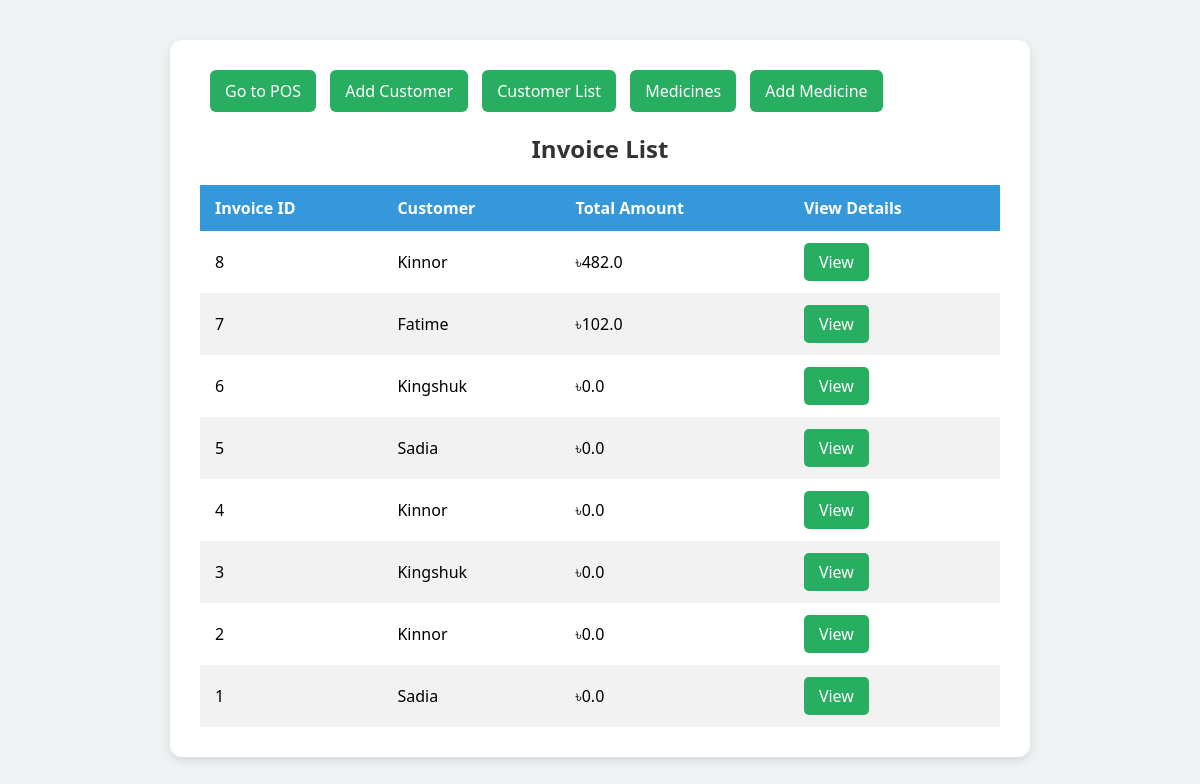
The page /invoices/ on the database as committed earlier.
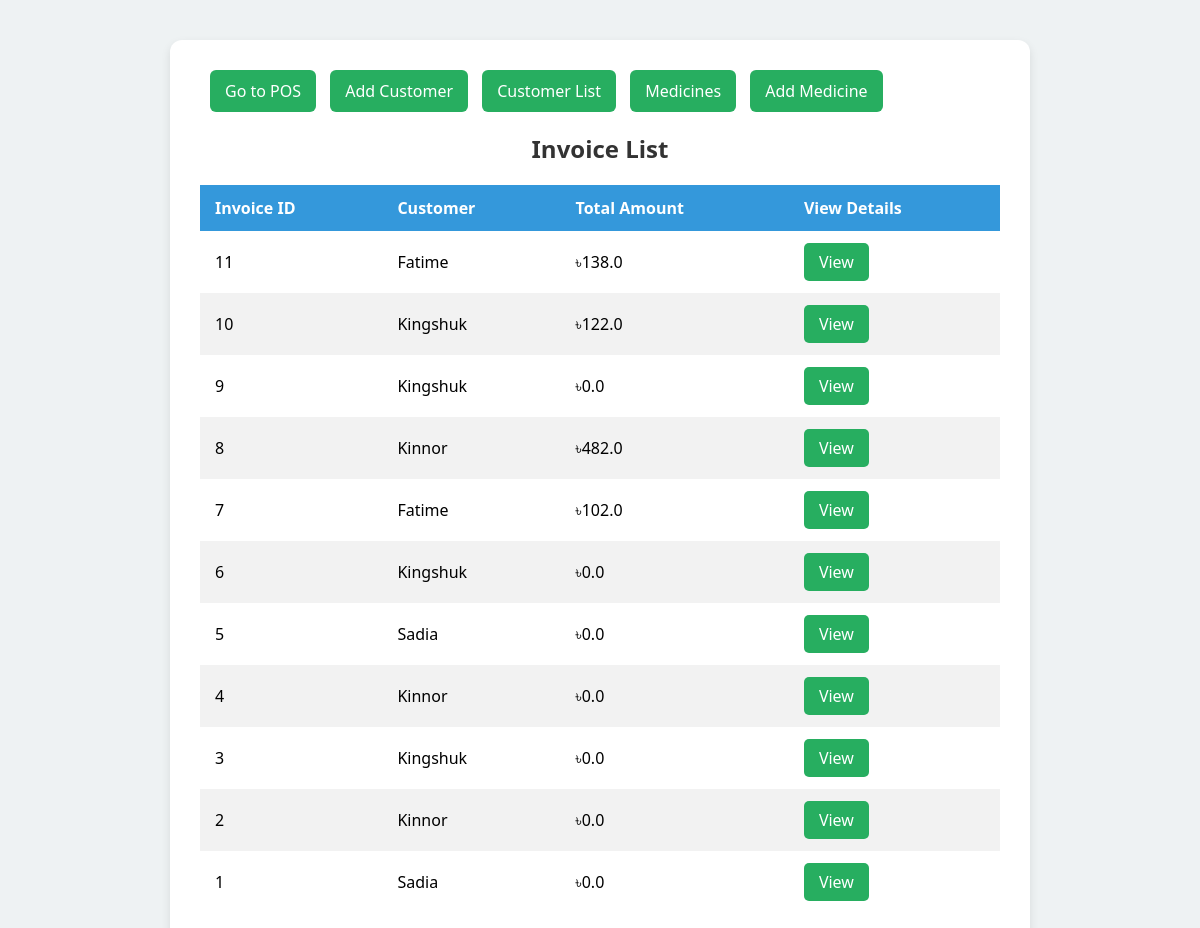
The same page on the database as committed later.
### customer/models.py (models this page shows, shortened)
class Sale(models.Model):
    customer = models.ForeignKey(Customer, on_delete=models.CASCADE)
    sale_date = models.DateTimeField(auto_now_add=True)
    total_amount = models.FloatField(default=0)

class Customer(models.Model):
    name = models.CharField(max_length=100)
    phone = models.CharField(max_length=15, unique=True)
    address = models.CharField(max_length=100)
    email = models.EmailField(unique=True)
    date_of_birth = models.DateField()
    point = models.FloatField(default=0)

### customer/views.py (the view)
# urls.py: path('invoices/', SaleListView.as_view(), name='invoices-list'),
class SaleListView(ListView):
    model = Sale
    template_name = 'sale/invoices_list.html'
    context_object_name = 'invoices'
    ordering = ['-sale_date']

### customer/templates/sale/invoices_list.html (shortened to what this page needs)
<!DOCTYPE html>
<html lang="en">
<head>
</head>
<body>
<div class="container">
    <a href="{% url 'sell-medicine' %}" class="btn-inline">Go to POS</a>
    <a href="{% url 'customer-add' %}" class="btn-inline">Add Customer</a>
    <a href="{% url 'customer-list' %}" class="btn-inline">Customer List</a>
    <a href="{% url 'medicine-list' %}" class="btn-inline">Medicines</a>
    <a href="{% url 'medicine-add' %}" class="btn-inline">Add Medicine</a>
    <h2>Invoice List</h2>
    <table>
        <thead>
            <tr>
                <th>Invoice ID</th>
                <th>Customer</th>
                <th>Total Amount</th>
                <th>View Details</th>
            </tr>
        </thead>
        <tbody>
            {% for invoice in invoices %}
            <tr>
                <td>{{ invoice.id }}</td>
                <td>{{ invoice.customer.name }}</td>
                <td>৳{{ invoice.total_amount }}</td>
                <td><a href="{% url 'invoice-detail' invoice.pk %}" class="button">View</a></td>
            </tr>
            {% empty %}
            <tr>
                <td colspan="4" style="text-align: center;">No invoices found.</td>
            </tr>
            {% endfor %}
        </tbody>
    </table>
</div>
</body>
</html>

Rows that differ between the two databases and show on the page:
added Sale: id "11", customer.name "Fatime", total_amount "138.0"
added Sale: id "10", customer.name "Kingshuk", total_amount "122.0"
added Sale: id "9", customer.name "Kingshuk", total_amount "0.0"
